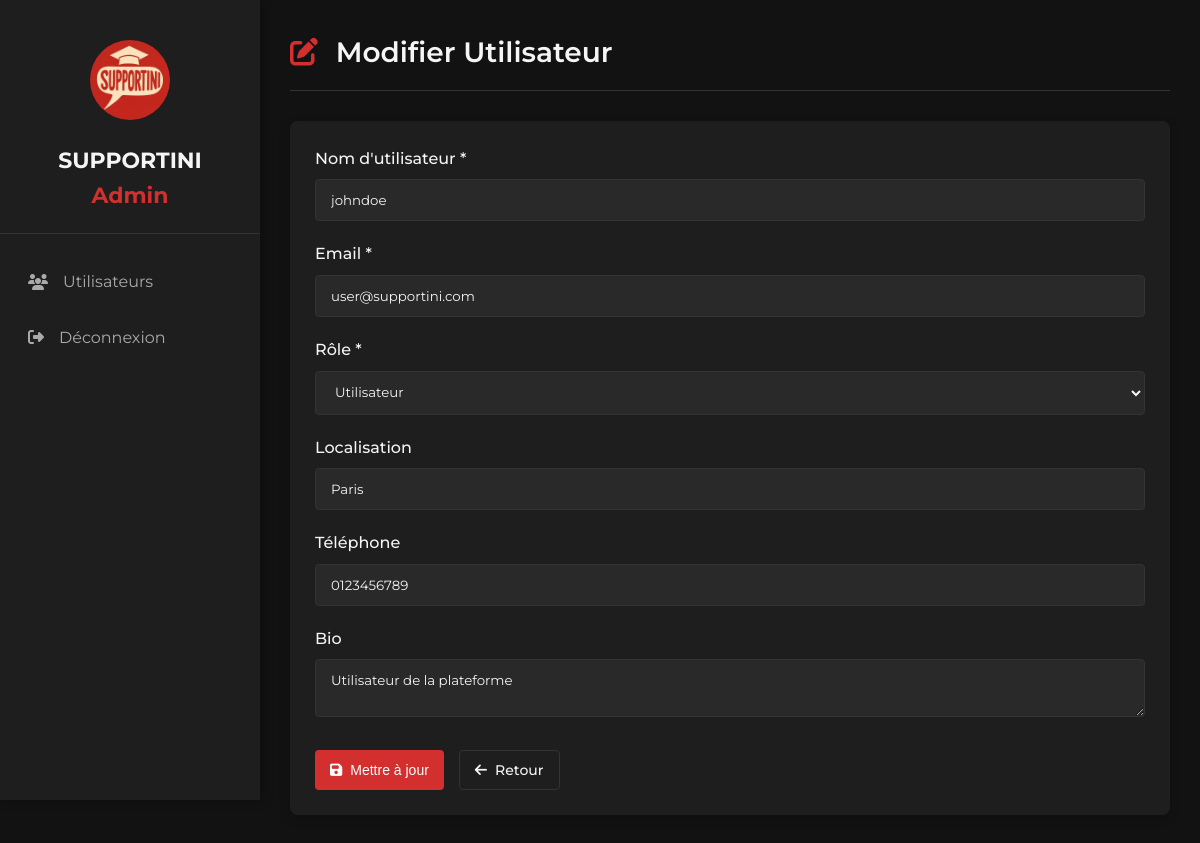
Screenshot of /View/BackOffice/edit_user.php?id=2 (signed in) with the database file from the repository.
### tables this page shows
CREATE TABLE IF NOT EXISTS `users` (
    `id` INT AUTO_INCREMENT PRIMARY KEY,
    `username` VARCHAR(100) NOT NULL UNIQUE,
    `email` VARCHAR(100) NOT NULL UNIQUE,
    `password` VARCHAR(255) NOT NULL,
    `location` VARCHAR(100),
    `phone_number` VARCHAR(20),
    `bio` TEXT,
    `role` ENUM('utilisateur', 'psychologue', 'admin') DEFAULT 'utilisateur',
    `demande_psy` INT DEFAULT 0,
    `status` INT DEFAULT 1,
    `created_at` TIMESTAMP DEFAULT CURRENT_TIMESTAMP,
    `updated_at` TIMESTAMP DEFAULT CURRENT_TIMESTAMP ON UPDATE CURRENT_TIMESTAMP,
    INDEX idx_email (email),
    INDEX idx_role (role),
    INDEX idx_demande_psy (demande_psy),
    INDEX idx_created_at (created_at)
);

### config.php (called while the page is built, shortened)
<?php
class config {
    private static $pdo = null;
    public static function getConnexion() {
        if (self::$pdo == null) {
            try {
                self::$pdo = new PDO(
                    "mysql:host=localhost;dbname=supportini;charset=utf8mb4",
                    "root",
                    "",
                    [
                        PDO::ATTR_ERRMODE => PDO::ERRMODE_EXCEPTION,
                        PDO::ATTR_DEFAULT_FETCH_MODE => PDO::FETCH_ASSOC,
                        PDO::ATTR_EMULATE_PREPARES => false,
                    ]
                );
            } catch (PDOException $e) {
                if (strpos($e->getMessage(), '1049') !== false) {
                    header('Location: /Web_Project_Utilisateurs/setup.php');
                    exit;
                }
                die("Erreur de connexion DB: " . $e->getMessage());
            }
        }
        return self::$pdo;
    }
}
?>

### Controller/userController.php (called while the page is built, shortened)
<?php
require_once __DIR__ . '/../Model/User.php';
require_once __DIR__ . '/../config.php';
class userController {
    private $pdo;
    public function __construct() {
        $this->pdo = config::getConnexion();
    }
    public function getUserById($id) {
        try {
            $sql = "SELECT * FROM users WHERE id = :id";
            $stmt = $this->pdo->prepare($sql);
            $stmt->execute(['id' => $id]);
            $row = $stmt->fetch();
            if ($row) {
                $user = new User($row['username'], $row['email'], $row['password'], $row['location'], $row['phone_number'], $row['bio'], $row['role']);
                $user->setId($row['id']);
                $user->setStatus($row['status']);
                $user->setCreatedAt($row['created_at']);
                $user->setUpdatedAt($row['updated_at']);
                return $user;
            }
            return null;
        } catch (Exception $e) {
            return "Error: " . $e->getMessage();
        }
    }
}
?>

### Model/User.php (called while the page is built, shortened)
<?php
class User
{
    private string $username;
    private string $email;
    private ?string $location;
    private ?string $phone_number;
    private ?string $bio;
    private string $role;
    public function __construct(string $username, string $email, string $password, ?string $location = null, ?string $phone_number = null, ?string $bio = null, string $role = 'utilisateur')
    {
        $this->username = $username;
        $this->email = $email;
        $this->location = $location;
        $this->phone_number = $phone_number;
        $this->bio = $bio;
        $this->role = $role;
    }
    public function getUsername(): string { return $this->username; }
    public function getEmail(): string { return $this->email; }
    public function getLocation(): ?string { return $this->location; }
    public function getPhoneNumber(): ?string { return $this->phone_number; }
    public function getBio(): ?string { return $this->bio; }
    public function getRole(): string { return $this->role; }
}

### View/BackOffice/edit_user.php (the view, shortened to what this page needs)
<?php
require_once __DIR__ . '/../../Controller/userController.php';
$id = $_GET['id'] ?? null;
$ctrl = new userController();
$user = $ctrl->getUserById($id);
?>
<!DOCTYPE html>
<html lang="fr">
<head>
    <link rel="stylesheet" href="https://cdnjs.cloudflare.com/ajax/libs/font-awesome/6.5.0/css/all.min.css">
    <link rel="stylesheet" href="backoffice.css">
</head>
<body>
    <div class="sidebar">
        <div class="sidebar-header">
            <img src="../../logo_supportini.jpg" alt="SUPPORTINI Logo" class="sidebar-logo">
            <h2 class="sidebar-title">SUPPORTINI <span>Admin</span></h2>
        </div>
        <nav class="sidebar-nav">
            <a href="users.php" class="sidebar-link">
                <i class="fas fa-users"></i>
                <span>Utilisateurs</span>
            </a>
            <a href="../../logout.php" class="sidebar-link">
                <i class="fas fa-sign-out-alt"></i>
                <span>Déconnexion</span>
            </a>
        </nav>
    </div>
    <main class="main-content">
        <div class="page-header">
            <h1 class="page-title"><i class="fas fa-edit"></i> Modifier Utilisateur</h1>
        </div>
        <div class="form-container">
            <form method="POST" action="">
                <div class="form-group">
                    <label class="form-label">Nom d'utilisateur *</label>
                    <input type="text" name="username" class="form-control" value="<?php echo htmlspecialchars($user->getUsername()); ?>" required>
                </div>
                <div class="form-group">
                    <label class="form-label">Email *</label>
                    <input type="email" name="email" class="form-control" value="<?php echo htmlspecialchars($user->getEmail()); ?>" required>
                </div>
                <div class="form-group">
                    <label class="form-label">Rôle *</label>
                    <select name="role" class="form-control" required>
                        <option value="utilisateur" <?php echo $user->getRole() == 'utilisateur' ? 'selected' : ''; ?>>Utilisateur</option>
                    </select>
                </div>
                <div class="form-group">
                    <label class="form-label">Localisation</label>
                    <input type="text" name="location" class="form-control" value="<?php echo htmlspecialchars($user->getLocation() ?? ''); ?>">
                </div>
                <div class="form-group">
                    <label class="form-label">Téléphone</label>
                    <input type="text" name="phone_number" class="form-control" value="<?php echo htmlspecialchars($user->getPhoneNumber() ?? ''); ?>">
                </div>
                <div class="form-group">
                    <label class="form-label">Bio</label>
                    <textarea name="bio" class="form-control"><?php echo htmlspecialchars($user->getBio() ?? ''); ?></textarea>
                </div>
                <div class="form-actions">
                    <button type="submit" class="btn btn-primary">
                        <i class="fas fa-save"></i> Mettre à jour
                    </button>
                    <a href="users.php" class="btn btn-outline">
                        <i class="fas fa-arrow-left"></i> Retour
                    </a>
                </div>
            </form>
        </div>
    </main>
</body>
</html>

### View/BackOffice/backoffice.css (style rules this page uses)
:root { --primary-red: #d32f2f; --dark-red: #b71c1c; --light-red: #ff6659; --dark-bg: #121212; --card-bg: #1e1e1e; --text-light: #f5f5f5; --text-muted: #aaaaaa; --border-color: #333333; }
* { margin: 0; padding: 0; box-sizing: border-box; }
body { font-family: 'Montserrat', sans-serif; background-color: var(--dark-bg); color: var(--text-light); line-height: 1.6; display: flex; min-height: 100vh; }
.sidebar { width: 260px; background-color: var(--card-bg); padding: 20px 0; box-shadow: 2px 0 10px rgba(0, 0, 0, 0.3); z-index: 100; position: fixed; height: 100vh; overflow-y: auto; }
.sidebar-header { text-align: center; padding: 20px; border-bottom: 1px solid var(--border-color); margin-bottom: 20px; }
.sidebar-logo { width: 80px; height: 80px; border-radius: 50%; object-fit: cover; margin-bottom: 15px; }
.sidebar-title { font-size: 22px; font-weight: 700; color: var(--text-light); }
.sidebar-title span { color: var(--primary-red); }
.sidebar-nav { display: flex; flex-direction: column; }
.sidebar-link { padding: 15px 25px; color: var(--text-muted); display: flex; align-items: center; gap: 15px; text-decoration: none; transition: all 0.3s ease; border-left: 3px solid transparent; }
.main-content { flex: 1; margin-left: 260px; padding: 30px; }
.page-header { display: flex; justify-content: space-between; align-items: center; margin-bottom: 30px; padding-bottom: 15px; border-bottom: 1px solid var(--border-color); }
.page-title { font-size: 28px; font-weight: 600; color: var(--text-light); }
.page-title i { color: var(--primary-red); margin-right: 10px; }
.btn { display: inline-flex; align-items: center; gap: 8px; padding: 8px 15px; border-radius: 4px; text-decoration: none; font-weight: 500; font-size: 14px; transition: all 0.3s ease; border: none; cursor: pointer; }
.btn-primary { background-color: var(--primary-red); color: white; }
.btn-outline { background-color: transparent; border: 1px solid var(--border-color); color: var(--text-light); }
.form-container { background-color: var(--card-bg); border-radius: 8px; padding: 25px; box-shadow: 0 4px 12px rgba(0, 0, 0, 0.2); }
.form-group { margin-bottom: 20px; }
.form-label { display: block; margin-bottom: 8px; font-weight: 500; color: var(--text-light); }
.form-control { width: 100%; padding: 12px 15px; background-color: rgba(255, 255, 255, 0.05); border: 1px solid var(--border-color); border-radius: 4px; color: var(--text-light); font-family: 'Montserrat', sans-serif; transition: border-color 0.3s; }
.form-actions { display: flex; gap: 15px; margin-top: 25px; }

### rows the page displays
users: username "johndoe", email "user@supportini.com", role "Utilisateur", location "Paris", phone_number "0123456789", bio "Utilisateur de la plateforme"
